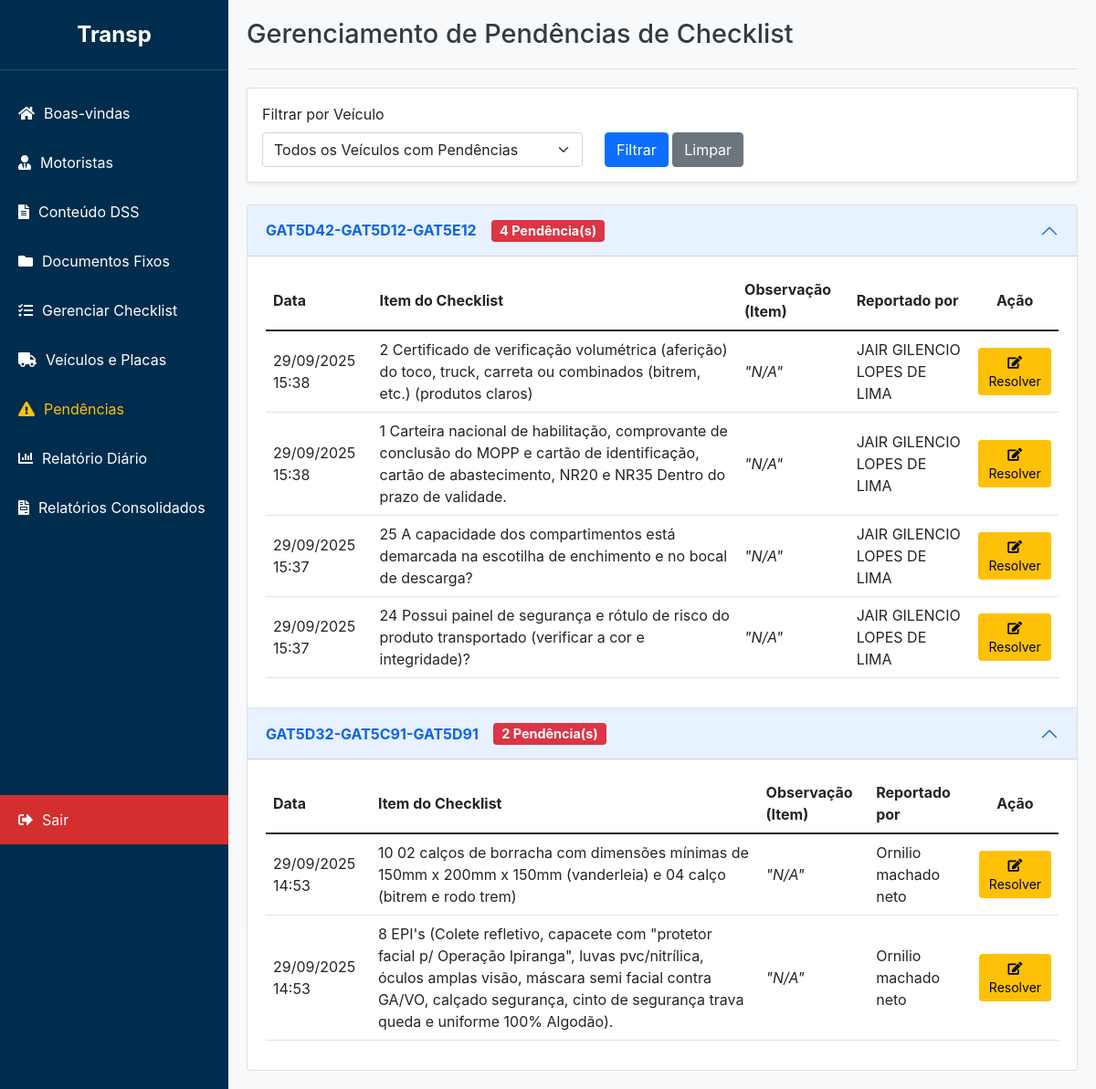
The page /admin/pendencias (signed in) on the database its author committed.
### app/models.py (models this page shows)
class Veiculo(db.Model):
    id = db.Column(db.Integer, primary_key=True)
    nome_conjunto = db.Column(db.String(100), unique=True, nullable=False)
    placa_cavalo_id = db.Column(db.Integer, db.ForeignKey('placa.id'), nullable=False)
    placa_carreta1_id = db.Column(db.Integer, db.ForeignKey('placa.id'), nullable=True)
    placa_carreta2_id = db.Column(db.Integer, db.ForeignKey('placa.id'), nullable=True)
    obs = db.Column(db.Text)
    placa_cavalo = db.relationship('Placa', foreign_keys=[placa_cavalo_id])
    placa_carreta1 = db.relationship('Placa', foreign_keys=[placa_carreta1_id])
    placa_carreta2 = db.relationship('Placa', foreign_keys=[placa_carreta2_id])
    motoristas = db.relationship('Motorista', backref='veiculo', lazy=True)
    checklists_preenchidos = db.relationship('ChecklistPreenchido', backref='veiculo', lazy=True)

class Pendencia(db.Model):
    id = db.Column(db.Integer, primary_key=True)
    item_id = db.Column(db.Integer, db.ForeignKey('checklist_item.id'), nullable=False)
    veiculo_id = db.Column(db.Integer, db.ForeignKey('veiculo.id'), nullable=False)
    resposta_abertura_id = db.Column(db.Integer, db.ForeignKey('checklist_resposta.id'), nullable=False)
    status = db.Column(db.String(50), nullable=False, default='PENDENTE')  # PENDENTE, RESOLVIDO, NAO_PROCEDE, EM_ANDAMENTO
    data_criacao = db.Column(db.DateTime, nullable=False, default=datetime.utcnow)
    data_resolucao = db.Column(db.DateTime, nullable=True)
    observacao_admin = db.Column(db.Text, nullable=True)
    item = db.relationship('ChecklistItem')
    veiculo = db.relationship('Veiculo')
    resposta_abertura = db.relationship('ChecklistResposta')

class ChecklistItem(db.Model):
    id = db.Column(db.Integer, primary_key=True)
    checklist_id = db.Column(db.Integer, db.ForeignKey('checklist.id'), nullable=False)
    texto = db.Column(db.String(500), nullable=False)
    ordem = db.Column(db.Integer, default=0) # Para ordenar os itens
    parent_id = db.Column(db.Integer, db.ForeignKey('checklist_item.id'), nullable=True)
    sub_itens = db.relationship('ChecklistItem', backref=db.backref('parent', remote_side=[id]), lazy='dynamic', cascade="all, delete-orphan")

class ChecklistResposta(db.Model):
    id = db.Column(db.Integer, primary_key=True)
    preenchimento_id = db.Column(db.Integer, db.ForeignKey('checklist_preenchido.id'), nullable=False)
    item_id = db.Column(db.Integer, db.ForeignKey('checklist_item.id'), nullable=False)
    resposta = db.Column(db.String(50)) # Ex: 'CONFORME', 'NAO CONFORME'
    observacao = db.Column(db.Text)
    item = db.relationship('ChecklistItem')

class Motorista(db.Model):
    id = db.Column(db.Integer, primary_key=True)
    nome = db.Column(db.String(150), nullable=False)
    cpf = db.Column(db.String(14), unique=True, nullable=False)
    rg = db.Column(db.String(20))
    cnh = db.Column(db.String(20))
    frota = db.Column(db.String(50))
    veiculo_id = db.Column(db.Integer, db.ForeignKey('veiculo.id'), nullable=True)
    assinaturas = db.relationship('Assinatura', backref='motorista', lazy=True)
    checklists_preenchidos = db.relationship('ChecklistPreenchido', backref='motorista', lazy=True)

### app/routes.py (the view)
@admin_bp.route('/pendencias', methods=['GET'])
def gerenciar_pendencias():
    if 'admin_user' not in session:
        return redirect(url_for('admin.login'))
    pendencias_agrupadas = defaultdict(list)
    query = Pendencia.query.filter_by(status='PENDENTE').order_by(Pendencia.data_criacao.desc())
    veiculo_id_str = request.args.get('veiculo_id')
    veiculo_id = int(veiculo_id_str) if veiculo_id_str else None
    if veiculo_id:
        query = query.filter_by(veiculo_id=veiculo_id)
    pendencias = query.all()
    for pendencia in pendencias:
        pendencias_agrupadas[pendencia.veiculo].append(pendencia)
    todos_veiculos = Veiculo.query.order_by(Veiculo.nome_conjunto).all()
    return render_template(
        'admin_pendencias.html',
        pendencias_agrupadas=pendencias_agrupadas,
        todos_veiculos=todos_veiculos,
        veiculo_selecionado_id=veiculo_id
    )

### app/__init__.py (called while the page is built)
def nl2br(value):
    return Markup(value.replace('\n', '<br>\n'))

### app/templates/admin_pendencias.html (shortened to what this page needs)
{% extends "base_adm.html" %}
{% block header %}Gerenciamento de Pendências de Checklist{% endblock %}
{% block content %}
<div class="card shadow-sm mb-4">
    <div class="card-body">
        <form method="GET" action="{{ url_for('admin.gerenciar_pendencias') }}">
            <div class="row align-items-end">
                <div class="col-md-5">
                    <label for="veiculo_id" class="form-label">Filtrar por Veículo</label>
                    <select name="veiculo_id" id="veiculo_id" class="form-select">
                        <option value="">Todos os Veículos com Pendências</option>
                    </select>
                </div>
                <div class="col-md-3">
                    <button type="submit" class="btn btn-primary">Filtrar</button>
                    <a href="{{ url_for('admin.gerenciar_pendencias') }}" class="btn btn-secondary">Limpar</a>
                </div>
            </div>
        </form>
    </div>
</div>
{% if not pendencias_agrupadas %}
    <div class="empty-state">
        <i class="fas fa-check-circle"></i>
        <h4>Tudo em ordem!</h4>
        <p>Nenhuma pendência de checklist em aberto no momento.</p>
    </div>
{% else %}
    <div class="accordion" id="pendenciasAccordion">
        {% for veiculo, pendencias in pendencias_agrupadas.items() %}
            <div class="accordion-item">
                <h2 class="accordion-header" id="heading-{{ veiculo.id }}">
                    <button class="accordion-button" type="button" data-bs-toggle="collapse" data-bs-target="#collapse-{{ veiculo.id }}" aria-expanded="true" aria-controls="collapse-{{ veiculo.id }}">
                        <strong>{{ veiculo.nome_conjunto }}</strong>
                        <span class="ms-3 badge bg-danger">{{ pendencias|length }} Pendência(s)</span>
                    </button>
                </h2>
                <div id="collapse-{{ veiculo.id }}" class="accordion-collapse collapse show" aria-labelledby="heading-{{ veiculo.id }}" data-bs-parent="#pendenciasAccordion">
                    <div class="accordion-body">
                        <table class="table table-sm table-hover">
                            <thead>
                                <tr>
                                    <th>Data</th>
                                    <th>Item do Checklist</th>
                                    <th>Observação (Item)</th>
                                    <th>Reportado por</th>
                                    <th class="text-center">Ação</th>
                                </tr>
                            </thead>
                            <tbody>
                                {% for pendencia in pendencias %}
                                    <tr>
                                        <td>{{ pendencia.data_criacao.strftime('%d/%m/%Y %H:%M') }}</td>
                                        <td>{{ pendencia.item.texto }}</td>
                                        <td><em>"{{ pendencia.resposta_abertura.observacao or 'N/A' }}"</em></td>
                                        <td>{{ pendencia.resposta_abertura.preenchimento.motorista.nome }}</td>
                                        <td class="text-center">
                                            <button type="button" class="btn btn-warning btn-sm" data-bs-toggle="modal" data-bs-target="#resolverModal-{{ pendencia.id }}">
                                                <i class="fas fa-edit"></i> Resolver
                                            </button>
                                        </td>
                                    </tr>
                                                            {% set preenchimento = pendencia.resposta_abertura.preenchimento %}
                                {% endfor %}
                            </tbody>
                        </table>
                    </div>
                </div>
            </div>
        {% endfor %}
    </div>
{% endif %}
{% endblock %}

### app/templates/base_adm.html (shortened to what this page needs)
<!DOCTYPE html>
<html lang="pt-br">
<head>
    <link rel="stylesheet" href="https://cdnjs.cloudflare.com/ajax/libs/font-awesome/5.15.4/css/all.min.css">
    <link href="https://cdn.jsdelivr.net/npm/bootstrap@5.1.3/dist/css/bootstrap.min.css" rel="stylesheet">
</head>
<body>
    <nav class="sidebar" id="sidebar">
        <div class="sidebar-header">
            Transp
        </div>
        <ul class="sidebar-nav">
            <li><a href="{{ url_for('admin.dashboard') }}"><i class="fas fa-home"></i> Boas-vindas</a></li>
            <li><a href="{{ url_for('admin.motoristas') }}"><i class="fas fa-user-tie"></i> Motoristas</a></li>
            <li><a href="{{ url_for('admin.conteudo') }}"><i class="fas fa-file-alt"></i> Conteúdo DSS</a></li>
            <li><a href="{{ url_for('admin.gerenciar_documentos') }}"><i class="fas fa-folder"></i> Documentos Fixos</a></li>
            <li><a href="{{ url_for('admin.gerenciar_checklists') }}"><i class="fas fa-tasks"></i> Gerenciar Checklist</a></li>
            <li><a href="{{ url_for('admin.gerenciar_veiculos') }}"><i class="fas fa-truck"></i> Veículos e Placas</a></li>
            <li><a href="{{ url_for('admin.gerenciar_pendencias') }}" style="color: #ffc107;"><i class="fas fa-exclamation-triangle"></i> Pendências</a></li>
            <li><a href="{{ url_for('admin.acompanhamento_diario') }}"><i class="fas fa-chart-bar"></i> Relatório Diário</a></li>
            <li><a href="{{ url_for('admin.relatorios_consolidados') }}"><i class="fas fa-file-invoice"></i> Relatórios Consolidados</a></li>
        </ul>
        <ul class="sidebar-nav">
             <li class="logout-link"><a href="{{ url_for('admin.admin_logout') }}"><i class="fas fa-sign-out-alt"></i> Sair</a></li>
        </ul>
    </nav>
    <main class="main-content" id="main-content">
        {% if self.header()|trim %}
        <header class="header">
            <h1>{% block header %}{% endblock %}</h1>
        </header>
        {% endif %}
        <section class="content">
            {% block content %}{% endblock %}
        </section>
    </main>
</body>
</html>

### app/templates/base_adm.html (style rules this page uses)
:root { --sidebar-width: 250px; --header-height: 60px; --primary-blue: #002D4E; --light-blue: #005A9C; --logout-red: #d32f2f; --logout-red-hover: #c62828; --flash-success: #d4edda; --flash-success-text: #155724; --flash-error: #f8d7da; --flash-error-text: #721c24; --flash-info: #cce5ff; --flash-info-text: #004085; }
body { font-family: -apple-system, BlinkMacSystemFont, "Segoe UI", Roboto, "Helvetica Neue", Arial, sans-serif; margin: 0; background-color: #f8f9fa; }
.sidebar { width: var(--sidebar-width); background-color: var(--primary-blue); color: white; display: flex; flex-direction: column; position: fixed; top: 0; left: 0; height: 100%; transition: transform 0.3s ease; z-index: 1020; }
.sidebar-header { padding: 20px; text-align: center; font-size: 1.5em; font-weight: bold; border-bottom: 1px solid var(--light-blue); }
.sidebar-nav { list-style-type: none; padding: 0; margin: 20px 0; flex-grow: 1; }
.sidebar-nav li a { color: white; text-decoration: none; display: flex; align-items: center; gap: 10px; padding: 15px 20px; transition: background-color 0.2s; }
.logout-link { margin-top: auto; }
.logout-link a { background-color: var(--logout-red) !important; }
.main-content { margin-left: var(--sidebar-width); padding: 20px; width: calc(100% - var(--sidebar-width)); }
.header { padding-bottom: 20px; border-bottom: 1px solid #dee2e6; margin-bottom: 20px; }
.header h1 { margin: 0; font-size: 1.8rem; color: #343a40; }

### app/templates/admin_pendencias.html (style rules this page uses)
.accordion-button { font-weight: 500; }
.badge { font-size: 0.9em; }
.table-sm th, .table-sm td { padding: 0.5rem; vertical-align: middle; }

### rows shown on the page
Veiculo: nome_conjunto "GAT5D42-GAT5D12-GAT5E12", pendencias "4"
Pendencia: data_criacao "29/09/2025 15:38", item.texto "2 Certificado de verificação volumétrica (aferição) do toco, truck, carreta ou combinados (bitrem, etc.) (produtos claros)", resposta_abertura "N/A", resposta_abertura.preenchimento.motorista.nome "JAIR GILENCIO LOPES DE LIMA"
Pendencia: data_criacao "29/09/2025 15:38", item.texto "1 Carteira nacional de habilitação, comprovante de conclusão do MOPP e cartão de identificação, cartão de abastecimento, NR20 e NR35 Dentro do prazo de validade.", resposta_abertura "N/A", resposta_abertura.preenchimento.motorista.nome "JAIR GILENCIO LOPES DE LIMA"
Pendencia: data_criacao "29/09/2025 15:37", item.texto "25 A capacidade dos compartimentos está demarcada na escotilha de enchimento e no bocal de descarga?", resposta_abertura "N/A", resposta_abertura.preenchimento.motorista.nome "JAIR GILENCIO LOPES DE LIMA"
Pendencia: data_criacao "29/09/2025 15:37", item.texto "24 Possui painel de segurança e rótulo de risco do produto transportado (verificar a cor e integridade)?", resposta_abertura "N/A", resposta_abertura.preenchimento.motorista.nome "JAIR GILENCIO LOPES DE LIMA"
Veiculo: nome_conjunto "GAT5D32-GAT5C91-GAT5D91", pendencias "2"
Pendencia: data_criacao "29/09/2025 14:53", item.texto "10 02 calços de borracha com dimensões mínimas de 150mm x 200mm x 150mm (vanderleia) e 04 calço (bitrem e rodo trem)", resposta_abertura "N/A", resposta_abertura.preenchimento.motorista.nome "Ornilio machado neto"
Pendencia: data_criacao "29/09/2025 14:53", item.texto "8 EPI's (Colete refletivo, capacete com \"protetor facial p/ Operação Ipiranga\", luvas pvc/nitrílica, óculos amplas visão, máscara semi facial contra GA/VO, calçado segurança, cinto de segurança trava queda e uniforme 100% Algodão).", resposta_abertura "N/A", resposta_abertura.preenchimento.motorista.nome "Ornilio machado neto"
